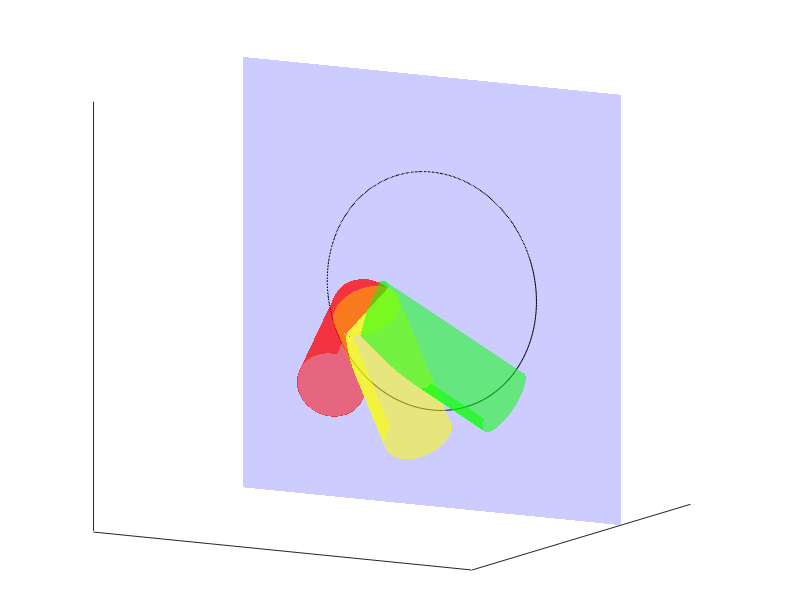

Write the MATLAB code that produced this figure.
clear;
close all;

figure; hold on;

% wall
d = 1.5;
patch([d;d;d;d],[-2.5;-2.5;2.5;2.5],[-2.5;2.5;2.5;-2.5],'b','FaceColor','b',...
    'EdgeColor','none','FaceAlpha',0.2);
view(3);
axis equal;

% cylinder
h = 2;
r = 0.4;

Nt = 501;
theta = linspace(-pi,pi,Nt);
xcy = repmat(r*cos(theta),2,1);
ycy = repmat(r*sin(theta),2,1);
zcy = [zeros(1,Nt);-h*ones(1,Nt)];

% collision points
pc = sqrt(r^2+h^2);
rc = sqrt(pc^2-d^2);

xrc = ones(1,Nt)*d;
yrc = cos(theta)*rc;
zrc = sin(theta)*rc;

thetar = asin(d/pc) - asin(r/pc);

patch(xrc,yrc,zrc,'k','FaceColor','None');

% first config
xc1 = d;
yc1 = cos(-pi/2)*rc;
zc1 = sin(-pi/2)*rc;

t3 = sin(thetar)*[1;0;0] + cos(thetar)*[0;yc1;zc1]/rc;
omega = cross([0;0;-1],t3);
alpha = asin(norm(omega));
K = [0,-omega(3),omega(2);omega(3),0,-omega(1);-omega(2),omega(1),0]/norm(omega);
R = eye(3) + sin(alpha)*K + (1-cos(alpha))*K^2;

M = R*([xcy(1,:),xcy(2,:);ycy(1,:),ycy(2,:);zcy(1,:),zcy(2,:)]);
xcy1 = [M(1,1:Nt);M(1,Nt+1:2*Nt)];
ycy1 = [M(2,1:Nt);M(2,Nt+1:2*Nt)];
zcy1 = [M(3,1:Nt);M(3,Nt+1:2*Nt)];

surf(xcy1,ycy1,zcy1,'LineStyle','none','FaceColor','y','FaceAlpha',0.5,'EdgeAlpha',0.5);

patch(xcy1(1,:),ycy1(1,:),zcy1(1,:),'y','FaceAlpha',0.5,'EdgeAlpha',0.5);
patch(xcy1(2,:),ycy1(2,:),zcy1(2,:),'y','FaceAlpha',0.5,'EdgeAlpha',0.5);

% second config
xc2 = d;
yc2 = cos(-pi/4)*rc;
zc2 = sin(-pi/4)*rc;

t3 = sin(thetar)*[1;0;0] + cos(thetar)*[0;yc2;zc2]/rc;
omega = cross([0;0;-1],t3);
alpha = asin(norm(omega));
K = [0,-omega(3),omega(2);omega(3),0,-omega(1);-omega(2),omega(1),0]/norm(omega);
R = eye(3) + sin(alpha)*K + (1-cos(alpha))*K^2;

M = R*([xcy(1,:),xcy(2,:);ycy(1,:),ycy(2,:);zcy(1,:),zcy(2,:)]);
xcy2 = [M(1,1:Nt);M(1,Nt+1:2*Nt)];
ycy2 = [M(2,1:Nt);M(2,Nt+1:2*Nt)];
zcy2 = [M(3,1:Nt);M(3,Nt+1:2*Nt)];

surf(xcy2,ycy2,zcy2,'LineStyle','none','FaceColor','r','FaceAlpha',0.5,'EdgeAlpha',0.5);

patch(xcy2(1,:),ycy2(1,:),zcy2(1,:),'r','FaceAlpha',0.5,'EdgeAlpha',0.5);
patch(xcy2(2,:),ycy2(2,:),zcy2(2,:),'r','FaceAlpha',0.5,'EdgeAlpha',0.5);

% third config
xc3 = d;
yc3 = cos(-pi/4*3)*rc;
zc3 = sin(-pi/4*3)*rc;

t3 = sin(thetar)*[1;0;0] + cos(thetar)*[0;yc3;zc3]/rc;
omega = cross([0;0;-1],t3);
alpha = asin(norm(omega));
K = [0,-omega(3),omega(2);omega(3),0,-omega(1);-omega(2),omega(1),0]/norm(omega);
R = eye(3) + sin(alpha)*K + (1-cos(alpha))*K^2;

M = R*([xcy(1,:),xcy(2,:);ycy(1,:),ycy(2,:);zcy(1,:),zcy(2,:)]);
xcy3 = [M(1,1:Nt);M(1,Nt+1:2*Nt)];
ycy3 = [M(2,1:Nt);M(2,Nt+1:2*Nt)];
zcy3 = [M(3,1:Nt);M(3,Nt+1:2*Nt)];

surf(xcy3,ycy3,zcy3,'LineStyle','none','FaceColor','g','FaceAlpha',0.5,'EdgeAlpha',0.5);

patch(xcy3(1,:),ycy3(1,:),zcy3(1,:),'g','FaceAlpha',0.5,'EdgeAlpha',0.5);
patch(xcy3(2,:),ycy3(2,:),zcy3(2,:),'g','FaceAlpha',0.5,'EdgeAlpha',0.5);

view([-60,10]);
xticks([]);
yticks([]);
zticks([]);

set(gcf,'Units','Inches','Position',[15,5,4,4]);
set(gcf,'PaperSize',[4,4]);
set(gca,'Units','Inches','Position',[-0.3,0.2,4.52,3.56]);

print('collision_3D','-dpdf','-painters');
